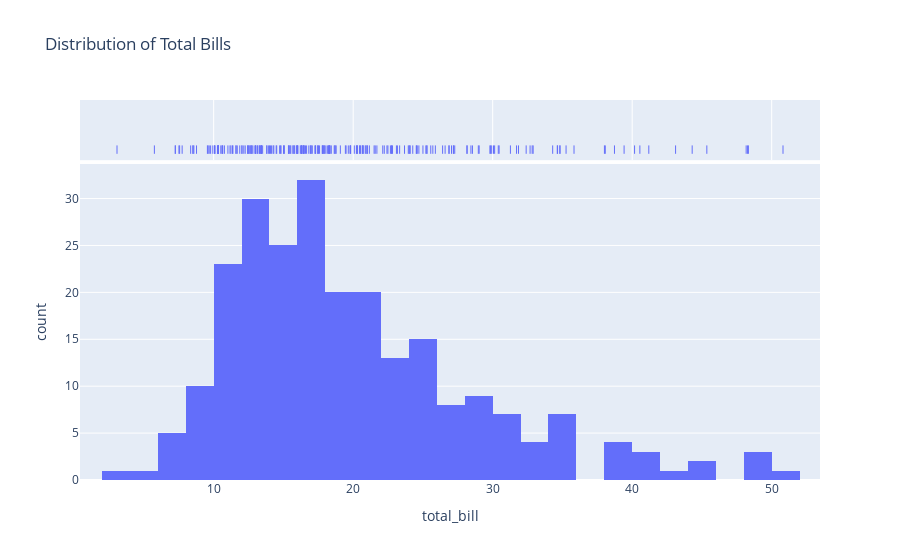

Here is the notebook cell this chart was saved with:
### Markdown cell above
A distplot, or distribution plot, visualizes the distribution of a dataset across a single variable by combining a histogram with a kernel density estimate (KDE) or rug plot. In Plotly Express, similar effects can be achieved through histograms and separate KDE calculations, as it lacks a built-in distplot function.

### Code cell
import plotly.express as px

df = px.data.tips()

fig = px.histogram(df, x="total_bill",
                   marginal="rug", 
                   title="Distribution of Total Bills")
fig.show()

### Figure 1 — Plotly figure (JSON) as saved in the notebook; plotly's stock layout.template omitted (floating-point values rounded to 4 significant figures; data arrays with more than 128 entries replaced by an {"elided": "..."} marker saying what was removed)
{"data": [{"alignmentgroup": "True", "bingroup": "x", "hovertemplate": "total_bill=%{x}<br>count=%{y}<extra></extra>", "legendgroup": "", "marker": {"color": "#636efa", "pattern": {"shape": ""}}, "name": "", "offsetgroup": "", "orientation": "v", "showlegend": false, "type": "histogram", "x": {"elided": "244 float values"}, "xaxis": "x", "yaxis": "y"}, {"alignmentgroup": "True", "boxpoints": "all", "fillcolor": "rgba(255,255,255,0)", "hoveron": "points", "hovertemplate": "total_bill=%{x}<extra></extra>", "jitter": 0, "legendgroup": "", "line": {"color": "rgba(255,255,255,0)"}, "marker": {"color": "#636efa", "symbol": "line-ns-open"}, "name": "", "offsetgroup": "", "showlegend": false, "type": "box", "x": {"elided": "244 float values"}, "xaxis": "x2", "yaxis": "y2"}], "layout": {"autosize": true, "barmode": "relative", "legend": {"tracegroupgap": 0}, "title": {"text": "Distribution of Total Bills"}, "xaxis": {"anchor": "y", "autorange": true, "domain": [0, 1], "range": [0.4178, 53.46], "title": {"text": "total_bill"}, "type": "linear"}, "xaxis2": {"anchor": "y2", "autorange": true, "domain": [0, 1], "matches": "x", "range": [0.4178, 53.46], "showgrid": true, "showticklabels": false, "type": "linear"}, "yaxis": {"anchor": "x", "autorange": true, "domain": [0, 0.8316], "range": [0, 33.68], "title": {"text": "count"}}, "yaxis2": {"anchor": "x2", "autorange": true, "domain": [0.8416, 1], "matches": "y2", "range": [-0.6176, 0.5], "showgrid": false, "showline": false, "showticklabels": false, "ticks": "", "type": "category"}}}
